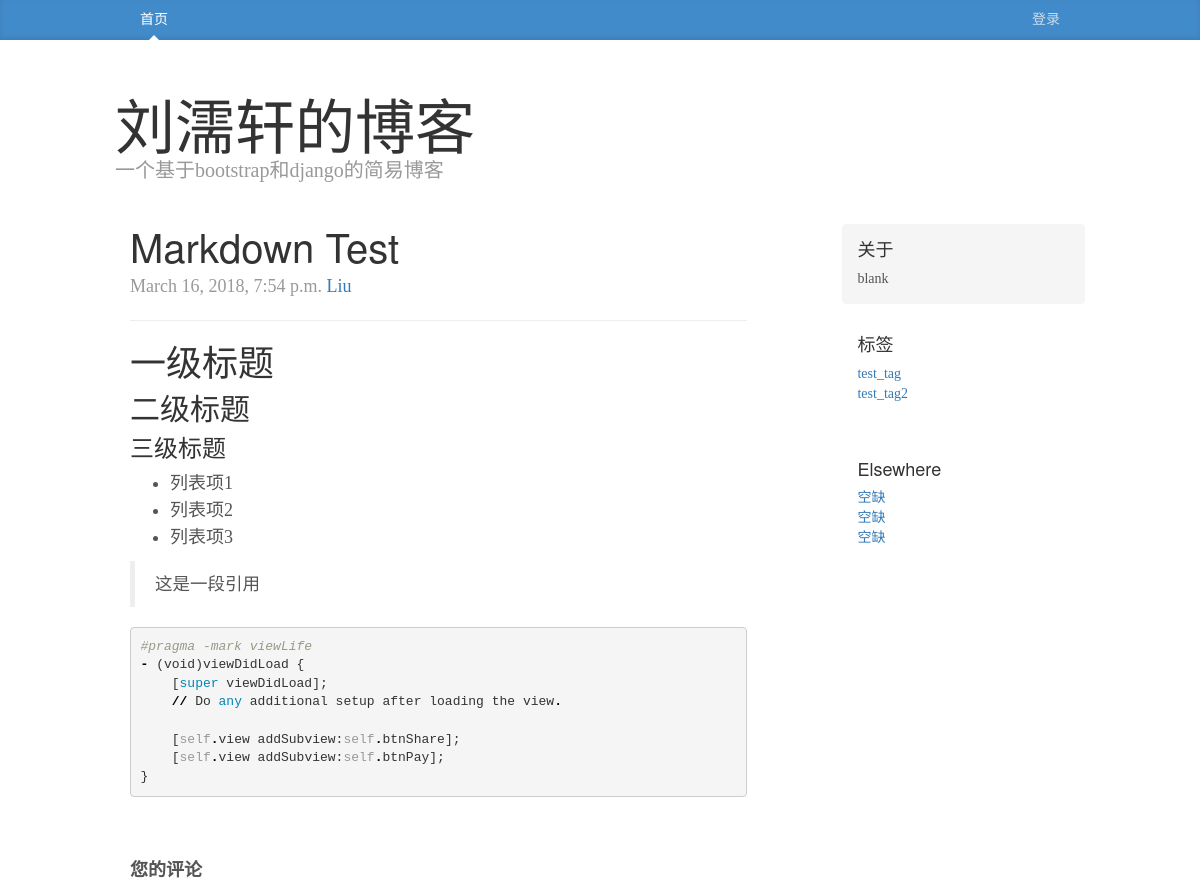
/Markdown Test/ (upper part), run on an earlier commit of the app's database.
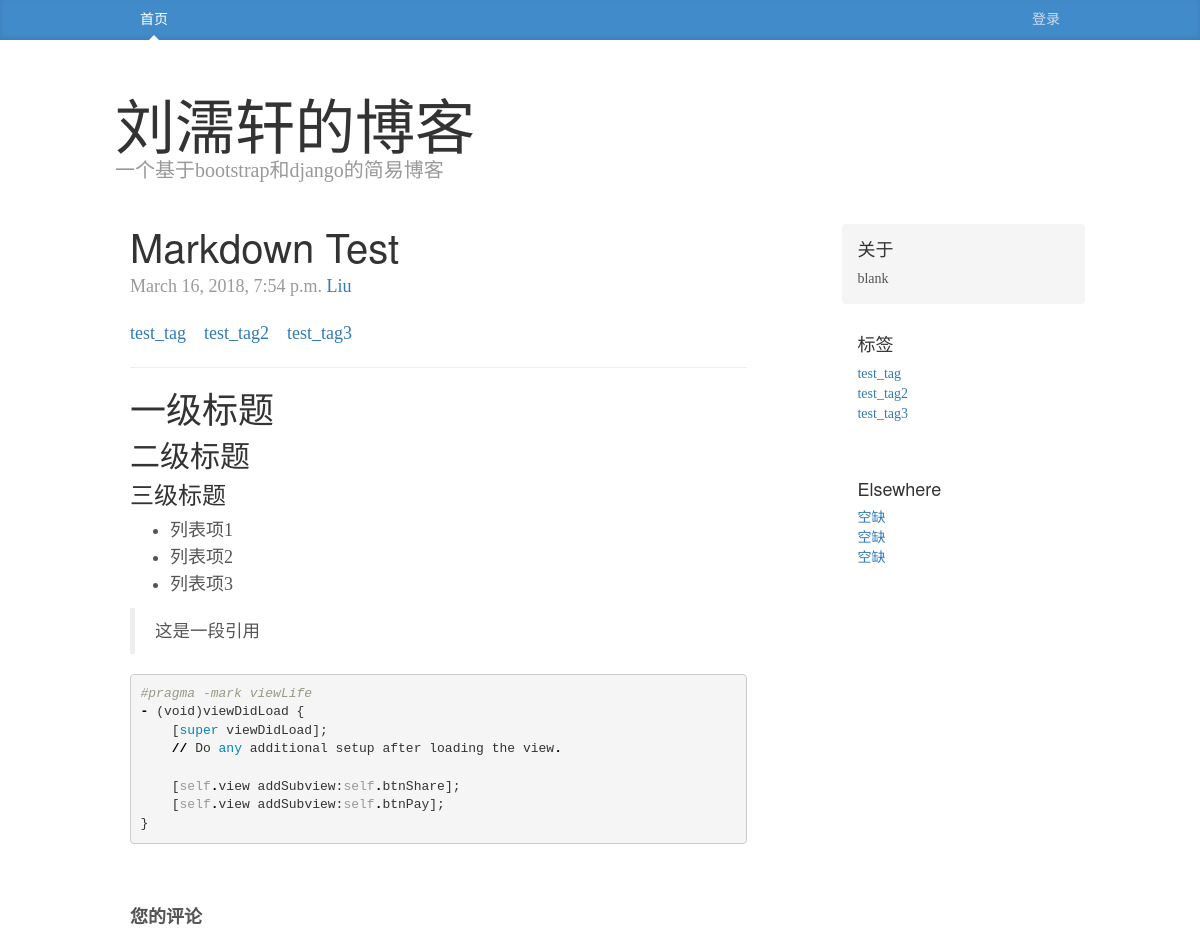
And on a later commit of the database.
### articles/models.py (models this page shows)
class Tag(models.Model):
    content = models.CharField(max_length=100)
    def __str__(self):
        return self.content

### articles/views.py (the view)
# urls.py: path('<str:article_title>/', views.detail, name='detail'),
def detail(request, article_title):
    article = get_object_or_404(Article, title=article_title)
    RAT_list = RAT.objects.filter(article__title='Hello World')
    article_tag_list = [obj.tag for obj in RAT_list ]
    comment_list = Comment.objects.filter(article__title=article_title)
    content_render_by_markdown = markdown(article.content, extensions=[
                                     'markdown.extensions.extra',
                                     'markdown.extensions.codehilite',
                                     'markdown.extensions.toc',
                                  ])
    context = {'article': article, 'content': content_render_by_markdown, 'comment_list': comment_list,
               'tag_list': tag_list(), 'article_tag_list': article_tag_list}
    return render(request, 'articles/blog_main.html', context)

### articles/views.py (called while the page is built)
def tag_list():
    tag_list = Tag.objects.all()
    return tag_list

### templates/articles/blog_main.html (shortened to what this page needs)
{% extends 'articles/blog_base.html' %}
{% block content %}
 <div class="col-sm-8 blog-main">
          <div class="blog-post">
            <h2 class="blog-post-title">{{ article.title }}</h2>
            <p class="blog-post-meta">{{ article.pub_date }} <a href="#">{{ article.author }}</a></p>
              <p>{% for tag in article_tag_list %}
                  <a href="#" class="article_tag"> {{ tag }}</a>
              {% endfor %}</p>
          <hr/>
              {{ content|safe }}
          </div>
     {% include 'articles/blog_comment_input.html' %}
     <br/>
        </div>
{% endblock %}

### templates/articles/sidebar.html
<div class="col-sm-3 col-sm-offset-1 blog-sidebar">
          <div class="sidebar-module sidebar-module-inset">
            <h4>关于</h4>
            <p>blank</p>
          </div>
          <div class="sidebar-module">
            <h4>标签</h4>
            <ol class="list-unstyled tag_list">
                {% for tag in tag_list %}
              <li><a href="#">{{ tag }}</a></li>
                {% endfor %}
            </ol>
          </div>
          <div class="sidebar-module">
            <h4>Elsewhere</h4>
              <ol class="list-unstyled">
              <li><a href="#">空缺</a></li>
              <li><a href="#">空缺</a></li>
              <li><a href="#">空缺</a></li>
            </ol>
          </div>
        </div>

What changed in the data, as far as the page shows it:
now on one of the page's lists (row unchanged): Tag: content "test_tag"
now on one of the page's lists (row unchanged): Tag: content "test_tag2"
added Tag: content "test_tag3"
